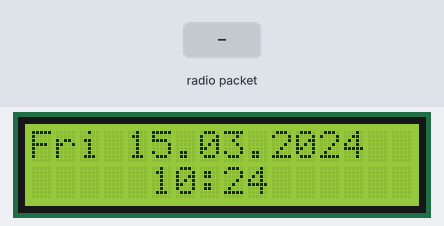
A sketch run on a simulated Arduino Uno, built with avr-gcc and run on an emulated ATmega328P. Parts: 16×2 character LCD. The inputs (shaded band) are chosen by the test bench. The local clock reads 2024-03-15 10:24:30 at power-on unless the sketch sets it; no radio packets arrive unless stated; what the sketch prints to the serial monitor is not drawn.

Above: at 5.6 s.
5.7 s: radio packet "1" arrives
7.2 s: radio packet "0" arrives
At 11.2 s:
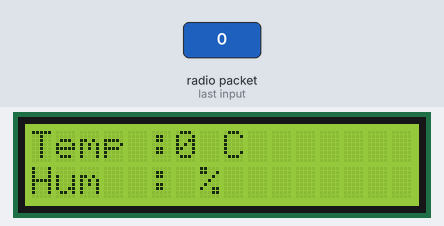
At 15.9 s:
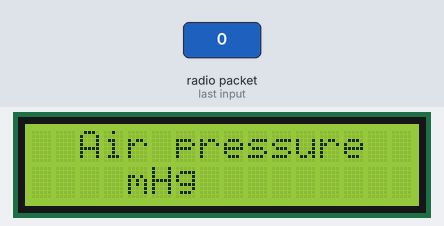
Timing chart, 0 to 16.2 s (numbered marks = the images above; inputs shaded):
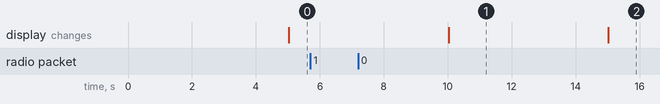

Measured:
- after the input at 5.7 s, every drawn part: stays the same
- what the display in image 1 shows lasts 5.0 s, from 10.0 s to 15.0 s

The sketch:

Indoor.ino
```cpp
/*
  Arduino Wireless Communication Tutorial
        Indoor unit  - Receiver

  by Dejan Nedelkovski, www.HowToMechatronics.com
 Libraries:
 DS3231 - http://www.rinkydinkelectronics.com/library.php?id=73
 U8G2 - https://github.com/olikraus/u8g2
*/
#include <SPI.h>
#include <nRF24L01.h>
#include <RF24.h>
#include <DS3231.h>
#include <LiquidCrystal_I2C.h>
#include <Wire.h>

//LCD 1602
const int  en = 2, rw = 1, rs = 0, d4 = 4, d5 = 5, d6 = 6, d7 = 7, bl = 3;
const int i2c_addr = 0x27;
LiquidCrystal_I2C lcd(i2c_addr, en, rw, rs, d4, d5, d6, d7, bl, POSITIVE);

//RTC
DS3231  rtc(SDA, SCL);

//NRF24L01
RF24 radio(10, 9); // CE, CSN
const uint64_t pipes[9] = { 0xF0F0F0F0E1LL, 0xF0F0F0F0E2LL, 0xF0F0F0F0E3LL,0xF0F0F0F0E4LL,0xF0F0F0F0E5LL,0xF0F0F0F0E6LL,0xF0F0F0F0E7LL,0xF0F0F0F0E9LL,0xF0F0F0F0E9LL };
//const byte address[6] = "00001";

char text[32] = "";
String rtcTime, rtcDate, tempValue, humValue, presValue;
int draw_state = 0;
unsigned long previousMillis = 0;
long interval = 5000;


void setup() {
   Serial.begin(9600);
   lcd.begin(16,2);
   lcd.home();

   radio.begin();
   radio.setDataRate(RF24_250KBPS);
   radio.openReadingPipe(1, pipes[1]);
   //radio.openReadingPipe(2, pipes[2]);

   //radio.openReadingPipe(0, address);
   //radio.setPALevel(RF24_PA_MIN);
   radio.startListening();

  rtc.begin();
}
void loop() {
  if (radio.available()) {
    radio.read(&text, sizeof(text)); // Read incoming data
    //Message example:  temperature;humidity;air pressure -> 26.30;48.10;1021.04

    tempValue = getMsgValue(text,';',0);
    humValue = getMsgValue(text,';',1);
    presValue = getMsgValue(text,';',2);

    Serial.println("Temp: " + tempValue);
    Serial.println("Hum: " + humValue);
    Serial.println("Press: " + presValue);
  }

 unsigned long currentMillis = millis();
  if (currentMillis - previousMillis > interval) {
    previousMillis = currentMillis;


    switch (draw_state){
      case 0:
        DisplayDateTime();
        draw_state = 1;
        break;
      case 1:
        DisplayTemperatureAndHumidity();
        draw_state = 2;
        break;
      case 2:
        DisplayPressure();
        draw_state = 0;
        break;
      default:
        draw_state = 0;
        break;
    }
  }
}

void DisplayDateTime()
{
    String dowa = rtc.getDOWStr();
    Serial.println(dowa);
    dowa.remove(3);
    rtcDate = dowa + " " + rtc.getDateStr();
    Serial.println("date: " + rtcDate);
    rtcTime = rtc.getTimeStr(); // DS3231 RTC time
    rtcTime.remove(5);
    Serial.println("time: "+rtcTime);


    lcd.clear();
    lcd.setCursor(0,0);
    lcd.print(rtcDate);
    lcd.setCursor(5,1);
    lcd.print(rtcTime);

}

void DisplayTemperatureAndHumidity()
{
    lcd.clear();
    lcd.setCursor(0,0);
    lcd.print("Temp :");
    lcd.print(tempValue);
    lcd.print(" C");

    lcd.setCursor(0,1);
    lcd.print("Hum  :");
    lcd.print(humValue);
    lcd.print(" %");

}

void DisplayPressure()
{
    lcd.clear();
     lcd.setCursor(2,0);
    lcd.print("Air pressure");
     lcd.setCursor(3,1);
    lcd.print(presValue);
    lcd.print(" mHg");

}

String getMsgValue(String data, char separator, int index)
{
  int found = 0;
  int strIndex[] = {0, -1};
  int maxIndex = data.length()-1;

  for(int i=0; i<=maxIndex && found<=index; i++){
    if(data.charAt(i)==separator || i==maxIndex){
        found++;
        strIndex[0] = strIndex[1]+1;
        strIndex[1] = (i == maxIndex) ? i+1 : i;
    }
  }

  return found>index ? data.substring(strIndex[0], strIndex[1]) : "";
}
/*
void drawDate() {
  String dowa = rtc.getDOWStr();
  dowa.remove(3);
  rtcDate = dowa + " " + rtc.getDateStr();
  u8g2.setFont(u8g2_font_timB14_tr);
  u8g2.setCursor(0, 15);
  rtcTime = rtc.getTimeStr(); // DS3231 RTC time
  rtcTime.remove(5);
  u8g2.print(rtcDate);
  u8g2.setFont(u8g2_font_fub30_tf);
  u8g2.setCursor(8, 58);
  u8g2.print(rtcTime);
}

void drawInTemperature() {
  readDHT22 = DHT.read22(dataPin); // Reads the data from the sensor
  t = DHT.temperature; // Gets the values of the temperature
  inTemp = String(t) + char(176) + "C";
  u8g2.setFont(u8g2_font_helvR14_tr);
  u8g2.setCursor(24, 15);
  u8g2.print("INDOOR");
  u8g2.setFont(u8g2_font_fub30_tf);
  u8g2.setCursor(36, 58);
  u8g2.print(inTemp);
  u8g2.drawXBMP( 0, 17, Temperature_20Icon_width, Temperature_20Icon_height, Temperature_20Icon_bits);
}

void drawInHumidity() {
  h = DHT.humidity; // Gets the values of the humidity
  inHum = String(h) + "%";
  u8g2.setFont(u8g2_font_helvR14_tr);
  u8g2.setCursor(24, 15);
  u8g2.print("INDOOR");
  u8g2.setFont(u8g2_font_fub30_tf);
  u8g2.setCursor(36, 58);
  u8g2.print(inHum);
  u8g2.drawXBMP( 0, 17, Humidity_20Icon_width, Humidity_20Icon_height, Humidity_20Icon_bits);
}

void drawOutTemperature() {
  u8g2.setFont(u8g2_font_helvR14_tr);
  u8g2.setCursor(12, 15);
  u8g2.print("OUTDOOR");
  u8g2.setFont(u8g2_font_fub30_tf);
  u8g2.setCursor(36, 58);
  u8g2.print(outTemp);
  u8g2.drawXBMP( 0, 17, Temperature_20Icon_width, Temperature_20Icon_height, Temperature_20Icon_bits);
}
void drawOutHumidity() {
  u8g2.setFont(u8g2_font_helvR14_tr);
  u8g2.setCursor(12, 15);
  u8g2.print("OUTDOOR");
  u8g2.setFont(u8g2_font_fub30_tf);
  u8g2.setCursor(36, 58);
  u8g2.print(outHum);
  u8g2.drawXBMP( 0, 17, Humidity_20Icon_width, Humidity_20Icon_height, Humidity_20Icon_bits);
}
*/
```
